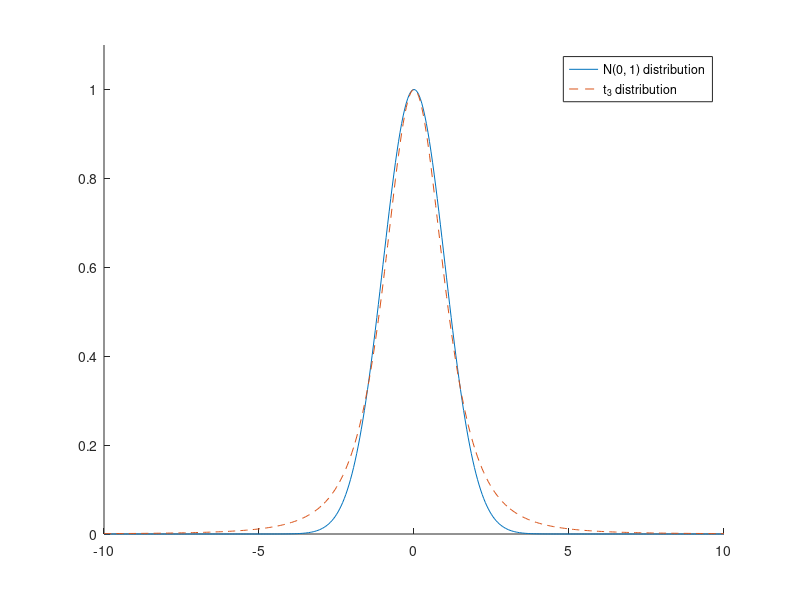

MATLAB code for this plot:
% This is an example of a good importance sampling. Here we want to use t_3
% for sampling from N(0, 1) so we can approximate the expectation of x^2 
% (with respect to the normal distribution)
function goodImportanceSampling

n = 4000;

% Here, we plot the two distributions
x0 = [-10:0.05:10];
y1 = exp(-0.5*(x0.^2));
hold on
plot(x0, y1)
y2 = (1+(1/3)*x0.^2).^(-2);
plot(x0, y2, '--');
set(gca, 'yLim', [0, 1.1]);
legend('N(0, 1) distribution', 't_3 distribution')

drawnow

pause(2);
hold off
samp = [];
for i = 1:n
    
    % Here, we first sample from t distribjution with 3 degrees of freedom.
    x = trnd(3);
    
    % Then, we calculate the unnormalized density of notmal at the new data
    % point.
    fx = exp(-0.5*(x.^2));
    
    % We also calculate the unnormalized density of t_3 at that point.
    gx = (1+(1/3)*x.^2).^(-2);
    
    % We now calculate the weight
    w(i) = fx/gx;  
    samp(i) = x;
end

% We use the Monte Carlo formula to estimate E(x^2) which would be very close
% to its true value 1.
Ex2 = sum((samp.^2).*w/sum(w))
    